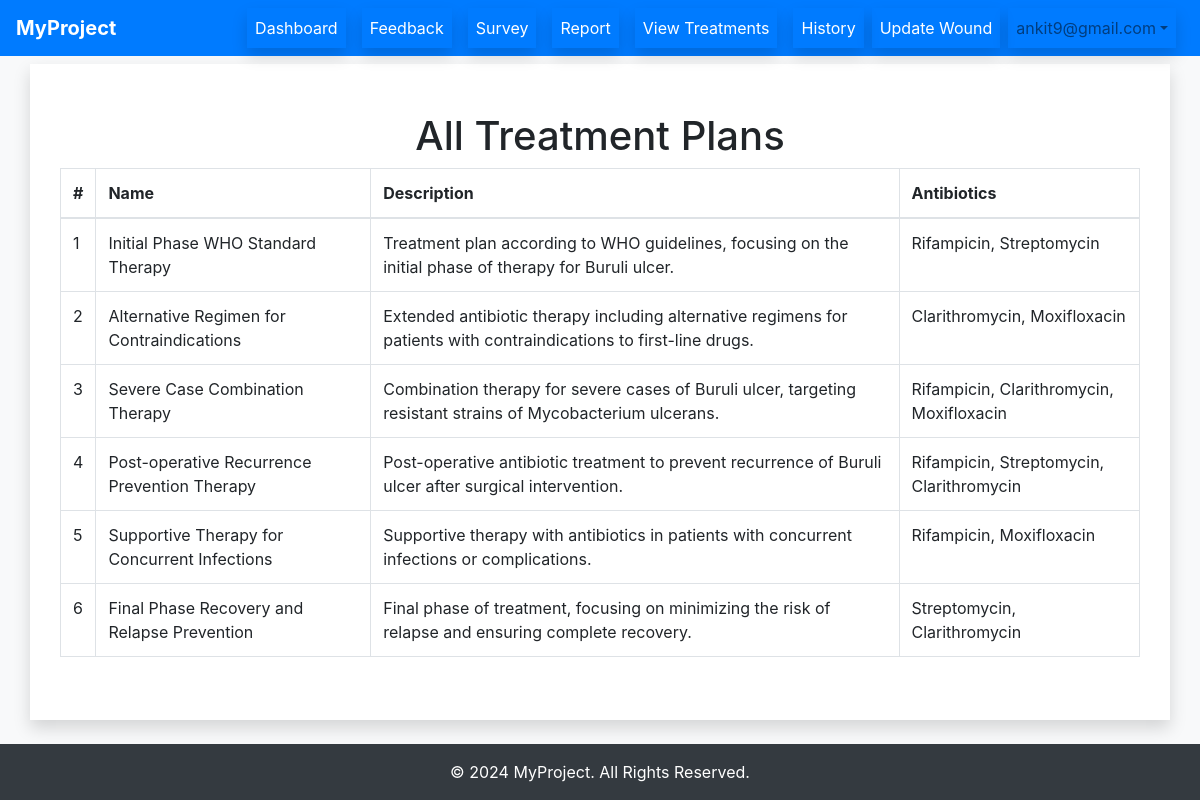
/plans/ (signed in), run on the app's committed database.
### main/models.py (models this page shows, shortened)
class TreatmentPlan(models.Model):
    name = models.CharField(max_length=100, default='Treatment Plan')
    description = models.TextField()
    antibiotic_names = models.CharField(max_length=255, help_text="Comma-separated list of antibiotics used in the treatment" ,default="")

### main/decorators.py (the view)
    @login_required(login_url='/login/')
    def _wrapped_view(request, *args, **kwargs):
        try:
            request.user.patient
        except Patient.DoesNotExist:
            auth_logout(request)
            return HttpResponseRedirect(reverse('login'))
        return view_func(request, *args, **kwargs)

### main/views.py (called while the page is built)
@patient_required
def  plans(request):
    user = request.user
    treatments = TreatmentPlan.objects.all()
    return render(request, 'viewtreatments.html', {'treatments': treatments})

### templates/viewtreatments.html (shortened to what this page needs)
{% extends 'base.html' %}
{% block content %}
<div class="container mt-5">
    <h1 class="text-center">All Treatment Plans</h1>
    <div class="table-responsive">
        <table class="table table-bordered table-hover">
            <thead>
                <tr>
                    <th>#</th>
                    <th>Name</th>
                    <th>Description</th>
                    <th>Antibiotics</th>
                </tr>
            </thead>
            <tbody>
                {% for treatment in treatments %}
                <tr>
                    <td>{{ forloop.counter }}</td>
                    <td>{{ treatment.name }}</td>
                    <td>{{ treatment.description }}</td>
                    <td>{{ treatment.antibiotic_names }}</td>
                </tr>
                {% endfor %}
            </tbody>
        </table>
    </div>
</div>
{% endblock %}

### templates/base.html (style rules this page uses)
html, body { height: 100%; margin: 0; }

### data on the page
TreatmentPlan: name "Initial Phase WHO Standard Therapy", description "Treatment plan according to WHO guidelines, focusing on the initial phase of therapy for Buruli ulcer.", antibiotic_names "Rifampicin, Streptomycin"
TreatmentPlan: name "Alternative Regimen for Contraindications", description "Extended antibiotic therapy including alternative regimens for patients with contraindications to first-line drugs.", antibiotic_names "Clarithromycin, Moxifloxacin"
TreatmentPlan: name "Severe Case Combination Therapy", description "Combination therapy for severe cases of Buruli ulcer, targeting resistant strains of Mycobacterium ulcerans.", antibiotic_names "Rifampicin, Clarithromycin, Moxifloxacin"
TreatmentPlan: name "Post-operative Recurrence Prevention Therapy", description "Post-operative antibiotic treatment to prevent recurrence of Buruli ulcer after surgical intervention.", antibiotic_names "Rifampicin, Streptomycin, Clarithromycin"
TreatmentPlan: name "Supportive Therapy for Concurrent Infections", description "Supportive therapy with antibiotics in patients with concurrent infections or complications.", antibiotic_names "Rifampicin, Moxifloxacin"
TreatmentPlan: name "Final Phase Recovery and Relapse Prevention", description "Final phase of treatment, focusing on minimizing the risk of relapse and ensuring complete recovery.", antibiotic_names "Streptomycin, Clarithromycin"

### other printed values
{{ request.session.name }} "ankit9@gmail.com"
